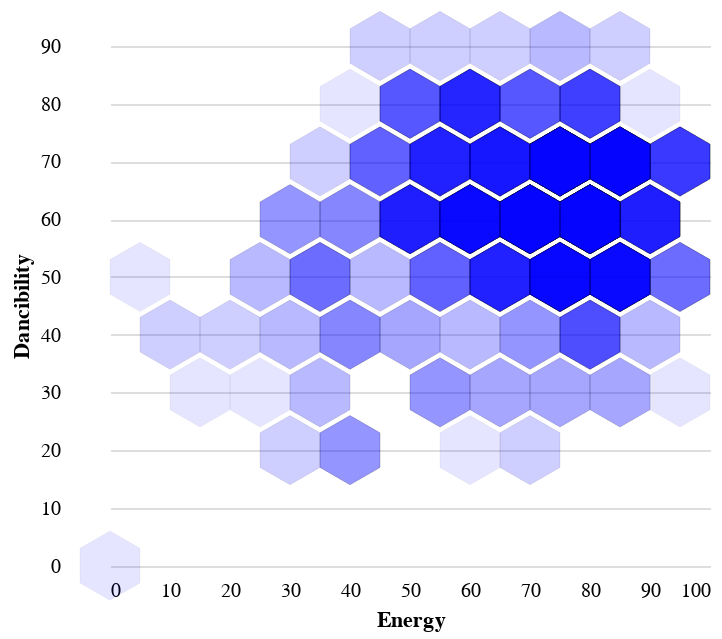

The code cell stored with this chart in its notebook:
### Code cell
size = 15

hexagon = "M0,-2.3094010768\
        L2,-1.1547005384 \
        2,1.1547005384 \
        0,2.3094010768 \
        -2,1.1547005384 \
        -2,-1.1547005384Z"

xField = 'energy'
yField = 'danceability'

xFeaturesCount = 10
yFeaturesCount = 10

alt.Chart(data).mark_point(size = size**2,
                           shape = hexagon,)\
                            .encode(
                                x = alt.X(
                                    'xFeaturePos:Q',axis=alt.Axis(
                                        title='Energy',
                                        grid=False,
                                        tickOpacity=0,
                                        domainOpacity=0
                                        )
                                    ),
                                y = alt.Y(
                                    'yFeaturePos:Q',axis=alt.Axis(
                                        title='Dancibility',
                                        labelPadding=20,
                                        tickOpacity=0,
                                        domainOpacity=0                                        
                                        )
                                    ),
                                stroke = alt.value('black'),
                                strokeWidth = alt.value(0.2),
                                fill = alt.value('blue'),
                                opacity = alt.value(0.1),                                
                            )\
                            .transform_calculate(
                                xFeaturePos=f'(floor(datum.{xField}/10)+(floor(datum.{yField}/10))%2/2)*10',
                                yFeaturePos=f'(floor(datum.{yField}/10))*10'
                            )\
                            .properties(
                                width = size*xFeaturesCount*2,
                                height = size*yFeaturesCount*1.7320508076   # approx of sin(60°)*2
                            )\
                            .configure_view(
                                strokeWidth = 0
                            )

### Figure 1 — Vega-Lite specification as saved in the notebook (floating-point values rounded to 4 significant figures; data arrays with more than 128 entries replaced by an {"elided": "..."} marker saying what was removed)
{"config": {"view": {"continuousWidth": 300, "continuousHeight": 300, "strokeWidth": 0}}, "data": {"name": "data-0d6aa5de82c7cdf3f033bc80fde26521"}, "mark": {"type": "point", "shape": "M0,-2.3094010768        L2,-1.1547005384         2,1.1547005384         0,2.3094010768         -2,1.1547005384         -2,-1.1547005384Z", "size": 225}, "encoding": {"fill": {"value": "blue"}, "opacity": {"value": 0.1}, "stroke": {"value": "black"}, "strokeWidth": {"value": 0.2}, "x": {"axis": {"domainOpacity": 0, "grid": false, "tickOpacity": 0, "title": "Energy"}, "field": "xFeaturePos", "type": "quantitative"}, "y": {"axis": {"domainOpacity": 0, "labelPadding": 20, "tickOpacity": 0, "title": "Dancibility"}, "field": "yFeaturePos", "type": "quantitative"}}, "height": 259.8, "transform": [{"calculate": "(floor(datum.energy/10)+(floor(datum.danceability/10))%2/2)*10", "as": "xFeaturePos"}, {"calculate": "(floor(datum.danceability/10))*10", "as": "yFeaturePos"}], "width": 300, "$schema": "https://vega.github.io/schema/vega-lite/v5.20.1.json", "datasets": {"data-0d6aa5de82c7cdf3f033bc80fde26521": {"elided": "603 records"}}}
